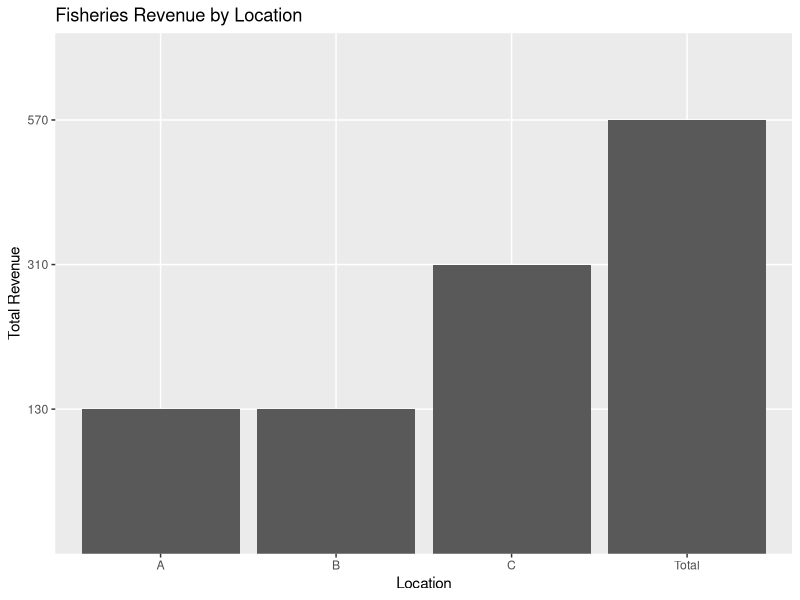

R code for this plot:
## ---- chunk 1
knitr::opts_chunk$set(echo = TRUE)
## ---- chunk 2

library(ggplot2)

## ---- chunk 3

fishprice=read.csv("fishprice.csv", stringsAsFactors = FALSE)

#what the data looks like:
#     species  price
# 1     shark    10
# 2      tuna    20
# 3 swordfish    30


fishnumber=read.csv("fishnumber.csv", stringsAsFactors = FALSE)

#what data looks like:
#    species  A B C
# 1     shark 5 1 3
# 2      tuna 1 3 5
# 3 swordfish 2 2 6
## ---- chunk 4

fisheries_summary = function(fishprice, fishnumber, graph="true") {

  # * most frequently caught fish in each location
  for(colName in names(fishnumber)){
    if(colName!="species"){
      maxCount = max(fishnumber[[colName]])
      maxFish = fishnumber$species[fishnumber[[colName]] == maxCount]
      cat("Location: ", colName,"\t maxFish: ", maxFish, "\n")
    }
  }
  
  
  # * total revenue for each location
  totalRevenueByLocation = c()
  for(colName in names(fishnumber)){
    if(colName !="species"){
      currentFishRevenue = 0
      for(species in fishnumber$species){
        price = fishprice$price[fishnumber$species==species]
        amount = fishnumber[[colName]][fishnumber$species==species]
        currentFishRevenue = currentFishRevenue + price*amount
      }
      cat("Location: ", colName, "\t currentFishRevenue: ", currentFishRevenue, "\n")
      totalRevenueByLocation = c(totalRevenueByLocation,currentFishRevenue)
    }
  }
  locs = names(fishnumber)
  locs = locs[-1]
  TotalRevenueByLocationDF = data.frame(Location=locs,totalRevenueByLocation, stringsAsFactors = FALSE)

  
  
# * total fisheries sum
TotalFisheriesSum = sum(TotalRevenueByLocationDF$totalRevenueByLocation)
TotalFisheriesSumDF = c(Location="Total", TotalFisheriesSum, stringsAsFactors = FALSE)

RevenueDF = rbind(TotalRevenueByLocationDF, TotalFisheriesSumDF)


# * if user requests it graph revenue by location and add total to the plot
  if(graph=="true"){
    RevenueGraph = ggplot(RevenueDF, aes(x=as.factor(Location), y=totalRevenueByLocation)) +
    geom_bar(stat = "identity") +
    labs(x="Location", y="Total Revenue") +
    ggtitle("Fisheries Revenue by Location")
    RevenueGraph
    
  }

}#end of function

## ---- chunk 5

fisheries_summary(fishprice=fishprice, fishnumber=fishnumber, graph="true")

